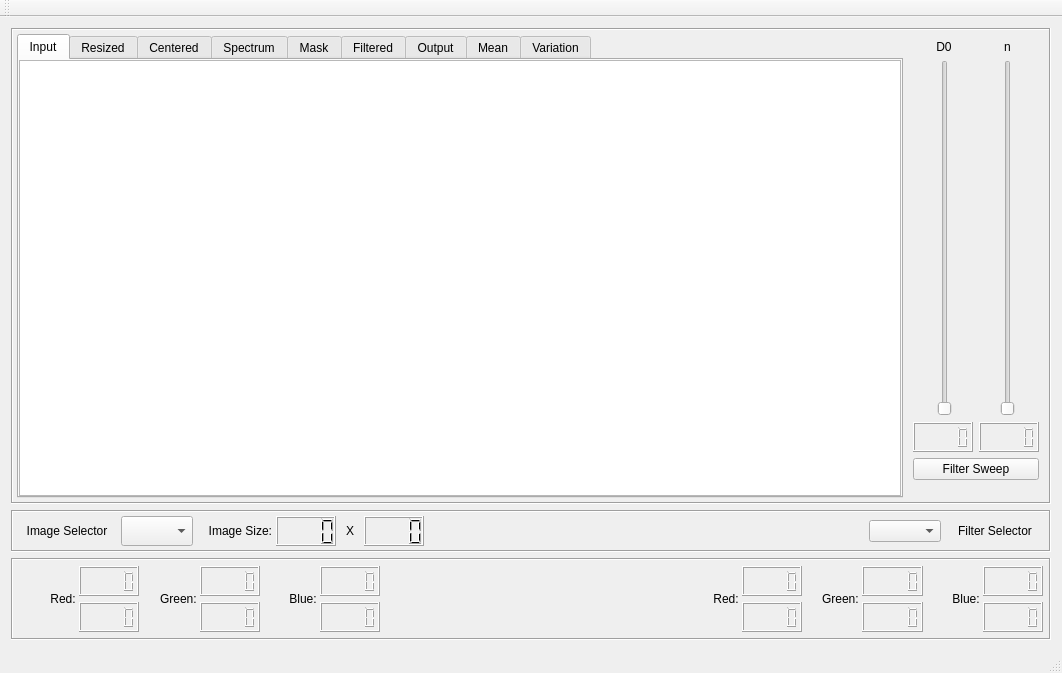
<?xml version="1.0" encoding="UTF-8"?>
<ui version="4.0">
 <class>MainWindow</class>
 <widget class="QMainWindow" name="MainWindow">
  <property name="geometry">
   <rect>
    <x>0</x>
    <y>0</y>
    <width>1062</width>
    <height>673</height>
   </rect>
  </property>
  <property name="windowTitle">
   <string>MainWindow</string>
  </property>
  <widget class="QWidget" name="centralWidget">
   <property name="sizePolicy">
    <sizepolicy hsizetype="Expanding" vsizetype="Expanding">
     <horstretch>0</horstretch>
     <verstretch>0</verstretch>
    </sizepolicy>
   </property>
   <layout class="QVBoxLayout" name="verticalLayout" stretch="1,0,0">
    <item>
     <widget class="QFrame" name="Images">
      <property name="sizePolicy">
       <sizepolicy hsizetype="Expanding" vsizetype="Expanding">
        <horstretch>0</horstretch>
        <verstretch>0</verstretch>
       </sizepolicy>
      </property>
      <property name="frameShape">
       <enum>QFrame::Box</enum>
      </property>
      <property name="frameShadow">
       <enum>QFrame::Sunken</enum>
      </property>
      <layout class="QHBoxLayout" name="horizontalLayout" stretch="0,0">
       <property name="spacing">
        <number>4</number>
       </property>
       <property name="leftMargin">
        <number>4</number>
       </property>
       <property name="topMargin">
        <number>4</number>
       </property>
       <property name="rightMargin">
        <number>4</number>
       </property>
       <property name="bottomMargin">
        <number>4</number>
       </property>
       <item>
        <widget class="QTabWidget" name="tabWidget">
         <property name="currentIndex">
          <number>0</number>
         </property>
         <widget class="QWidget" name="tabRawImage">
          <attribute name="title">
           <string>Input</string>
          </attribute>
          <layout class="QVBoxLayout" name="verticalLayout_7">
           <property name="spacing">
            <number>0</number>
           </property>
           <property name="leftMargin">
            <number>0</number>
           </property>
           <property name="topMargin">
            <number>0</number>
           </property>
           <property name="rightMargin">
            <number>0</number>
           </property>
           <property name="bottomMargin">
            <number>0</number>
           </property>
           <item>
            <widget class="QGraphicsView" name="graphicsViewRawImage">
             <property name="sizeAdjustPolicy">
              <enum>QAbstractScrollArea::AdjustToContents</enum>
             </property>
            </widget>
           </item>
          </layout>
         </widget>
         <widget class="QWidget" name="tabResizedImage">
          <attribute name="title">
           <string>Resized</string>
          </attribute>
          <layout class="QVBoxLayout" name="verticalLayout_11">
           <property name="spacing">
            <number>0</number>
           </property>
           <property name="leftMargin">
            <number>0</number>
           </property>
           <property name="topMargin">
            <number>0</number>
           </property>
           <property name="rightMargin">
            <number>0</number>
           </property>
           <property name="bottomMargin">
            <number>0</number>
           </property>
           <item>
            <widget class="QGraphicsView" name="graphicsViewResizedImage"/>
           </item>
          </layout>
         </widget>
         <widget class="QWidget" name="tabCenteredImage">
          <attribute name="title">
           <string>Centered</string>
          </attribute>
          <layout class="QVBoxLayout" name="verticalLayout_2">
           <property name="spacing">
            <number>0</number>
           </property>
           <property name="leftMargin">
            <number>0</number>
           </property>
           <property name="topMargin">
            <number>0</number>
           </property>
           <property name="rightMargin">
            <number>0</number>
           </property>
           <property name="bottomMargin">
            <number>0</number>
           </property>
           <item>
            <widget class="QGraphicsView" name="graphicsViewCenteredImage"/>
           </item>
          </layout>
         </widget>
         <widget class="QWidget" name="tabSpectrum">
          <attribute name="title">
           <string>Spectrum</string>
          </attribute>
          <layout class="QVBoxLayout" name="verticalLayout_3">
           <property name="spacing">
            <number>0</number>
           </property>
           <property name="leftMargin">
            <number>16</number>
           </property>
           <property name="topMargin">
            <number>0</number>
           </property>
           <property name="rightMargin">
            <number>0</number>
           </property>
           <property name="bottomMargin">
            <number>0</number>
           </property>
           <item>
            <widget class="QTabWidget" name="tabWidget_2">
             <property name="tabPosition">
              <enum>QTabWidget::East</enum>
             </property>
             <property name="currentIndex">
              <number>0</number>
             </property>
             <widget class="QWidget" name="tabRedSpectrum">
              <attribute name="title">
               <string>Red</string>
              </attribute>
              <layout class="QVBoxLayout" name="verticalLayout_12">
               <property name="spacing">
                <number>0</number>
               </property>
               <property name="leftMargin">
                <number>0</number>
               </property>
               <property name="topMargin">
                <number>0</number>
               </property>
               <property name="rightMargin">
                <number>0</number>
               </property>
               <property name="bottomMargin">
                <number>0</number>
               </property>
               <item>
                <widget class="QGraphicsView" name="graphicsViewSpectrumRed"/>
               </item>
              </layout>
             </widget>
             <widget class="QWidget" name="tabGreenSpectrum">
              <attribute name="title">
               <string>Green</string>
              </attribute>
              <layout class="QVBoxLayout" name="verticalLayout_13">
               <property name="spacing">
                <number>0</number>
               </property>
               <property name="leftMargin">
                <number>0</number>
               </property>
               <property name="topMargin">
                <number>0</number>
               </property>
               <property name="rightMargin">
                <number>0</number>
               </property>
               <property name="bottomMargin">
                <number>0</number>
               </property>
               <item>
                <widget class="QGraphicsView" name="graphicsViewSpectrumGreen"/>
               </item>
              </layout>
             </widget>
             <widget class="QWidget" name="tabBlueSpectrum">
              <attribute name="title">
               <string>Blue</string>
              </attribute>
              <layout class="QVBoxLayout" name="verticalLayout_14">
               <property name="spacing">
                <number>0</number>
               </property>
               <property name="leftMargin">
                <number>0</number>
               </property>
               <property name="topMargin">
                <number>0</number>
               </property>
               <property name="rightMargin">
                <number>0</number>
               </property>
               <property name="bottomMargin">
                <number>0</number>
               </property>
               <item>
                <widget class="QGraphicsView" name="graphicsViewSpectrumBlue"/>
               </item>
              </layout>
             </widget>
            </widget>
           </item>
          </layout>
         </widget>
         <widget class="QWidget" name="tabFilterMask">
          <attribute name="title">
           <string>Mask</string>
          </attribute>
          <layout class="QVBoxLayout" name="verticalLayout_9">
           <property name="spacing">
            <number>0</number>
           </property>
           <property name="leftMargin">
            <number>16</number>
           </property>
           <property name="topMargin">
            <number>0</number>
           </property>
           <property name="rightMargin">
            <number>0</number>
           </property>
           <property name="bottomMargin">
            <number>0</number>
           </property>
           <item>
            <widget class="QTabWidget" name="tabWidget_4">
             <property name="tabPosition">
              <enum>QTabWidget::East</enum>
             </property>
             <property name="currentIndex">
              <number>0</number>
             </property>
             <widget class="QWidget" name="tab">
              <attribute name="title">
               <string>Grayscale</string>
              </attribute>
              <layout class="QVBoxLayout" name="verticalLayout_4">
               <property name="spacing">
                <number>0</number>
               </property>
               <property name="leftMargin">
                <number>0</number>
               </property>
               <property name="topMargin">
                <number>0</number>
               </property>
               <property name="rightMargin">
                <number>0</number>
               </property>
               <property name="bottomMargin">
                <number>0</number>
               </property>
               <item>
                <widget class="QGraphicsView" name="graphicsViewFilterMask"/>
               </item>
              </layout>
             </widget>
            </widget>
           </item>
          </layout>
         </widget>
         <widget class="QWidget" name="tabFilterSpectrum">
          <attribute name="title">
           <string>Filtered</string>
          </attribute>
          <layout class="QVBoxLayout" name="verticalLayout_8">
           <property name="spacing">
            <number>0</number>
           </property>
           <property name="leftMargin">
            <number>16</number>
           </property>
           <property name="topMargin">
            <number>0</number>
           </property>
           <property name="rightMargin">
            <number>0</number>
           </property>
           <property name="bottomMargin">
            <number>0</number>
           </property>
           <item>
            <widget class="QTabWidget" name="tabWidget_3">
             <property name="tabPosition">
              <enum>QTabWidget::East</enum>
             </property>
             <property name="currentIndex">
              <number>0</number>
             </property>
             <widget class="QWidget" name="tabRedFilter">
              <attribute name="title">
               <string>Red</string>
              </attribute>
              <layout class="QVBoxLayout" name="verticalLayout_15">
               <property name="spacing">
                <number>0</number>
               </property>
               <property name="leftMargin">
                <number>0</number>
               </property>
               <property name="topMargin">
                <number>0</number>
               </property>
               <property name="rightMargin">
                <number>0</number>
               </property>
               <property name="bottomMargin">
                <number>0</number>
               </property>
               <item>
                <widget class="QGraphicsView" name="graphicsViewFilterRed"/>
               </item>
              </layout>
             </widget>
             <widget class="QWidget" name="tabGreenFilter">
              <attribute name="title">
               <string>Green</string>
              </attribute>
              <layout class="QVBoxLayout" name="verticalLayout_16">
               <property name="spacing">
                <number>0</number>
               </property>
               <property name="leftMargin">
                <number>0</number>
               </property>
               <property name="topMargin">
                <number>0</number>
               </property>
               <property name="rightMargin">
                <number>0</number>
               </property>
               <property name="bottomMargin">
                <number>0</number>
               </property>
               <item>
                <widget class="QGraphicsView" name="graphicsViewFilterGreen"/>
               </item>
              </layout>
             </widget>
             <widget class="QWidget" name="tabBlueFilter">
              <attribute name="title">
               <string>Blue</string>
              </attribute>
              <layout class="QVBoxLayout" name="verticalLayout_17">
               <property name="spacing">
                <number>0</number>
               </property>
               <property name="leftMargin">
                <number>0</number>
               </property>
               <property name="topMargin">
                <number>0</number>
               </property>
               <property name="rightMargin">
                <number>0</number>
               </property>
               <property name="bottomMargin">
                <number>0</number>
               </property>
               <item>
                <widget class="QGraphicsView" name="graphicsViewFilterBlue"/>
               </item>
              </layout>
             </widget>
            </widget>
           </item>
          </layout>
         </widget>
         <widget class="QWidget" name="tabRecoveredImage">
          <attribute name="title">
           <string>Output</string>
          </attribute>
          <layout class="QVBoxLayout" name="verticalLayout_5">
           <property name="spacing">
            <number>0</number>
           </property>
           <property name="leftMargin">
            <number>0</number>
           </property>
           <property name="topMargin">
            <number>0</number>
           </property>
           <property name="rightMargin">
            <number>0</number>
           </property>
           <property name="bottomMargin">
            <number>0</number>
           </property>
           <item>
            <widget class="QGraphicsView" name="graphicsViewRecoveredImage"/>
           </item>
          </layout>
         </widget>
         <widget class="QWidget" name="tabColorMean">
          <attribute name="title">
           <string>Mean</string>
          </attribute>
          <layout class="QVBoxLayout" name="verticalLayout_24">
           <property name="spacing">
            <number>0</number>
           </property>
           <property name="leftMargin">
            <number>0</number>
           </property>
           <property name="topMargin">
            <number>0</number>
           </property>
           <property name="rightMargin">
            <number>0</number>
           </property>
           <property name="bottomMargin">
            <number>0</number>
           </property>
           <item>
            <widget class="QCustomPlot" name="customPlotMean" native="true"/>
           </item>
          </layout>
         </widget>
         <widget class="QWidget" name="tabColorVariation">
          <attribute name="title">
           <string>Variation</string>
          </attribute>
          <layout class="QVBoxLayout" name="verticalLayout_25">
           <property name="spacing">
            <number>0</number>
           </property>
           <property name="leftMargin">
            <number>0</number>
           </property>
           <property name="topMargin">
            <number>0</number>
           </property>
           <property name="rightMargin">
            <number>0</number>
           </property>
           <property name="bottomMargin">
            <number>0</number>
           </property>
           <item>
            <widget class="QCustomPlot" name="customPlotVariance" native="true"/>
           </item>
          </layout>
         </widget>
        </widget>
       </item>
       <item>
        <widget class="QFrame" name="Sliders">
         <property name="frameShape">
          <enum>QFrame::NoFrame</enum>
         </property>
         <property name="frameShadow">
          <enum>QFrame::Sunken</enum>
         </property>
         <layout class="QVBoxLayout" name="verticalLayout_10" stretch="0,0,0,0,0,0">
          <property name="leftMargin">
           <number>6</number>
          </property>
          <property name="topMargin">
           <number>6</number>
          </property>
          <property name="rightMargin">
           <number>6</number>
          </property>
          <property name="bottomMargin">
           <number>6</number>
          </property>
          <item>
           <layout class="QHBoxLayout" name="horizontalLayout_5">
            <property name="spacing">
             <number>0</number>
            </property>
            <item alignment="Qt::AlignHCenter">
             <widget class="QLabel" name="label_17">
              <property name="sizePolicy">
               <sizepolicy hsizetype="Preferred" vsizetype="Fixed">
                <horstretch>0</horstretch>
                <verstretch>0</verstretch>
               </sizepolicy>
              </property>
              <property name="text">
               <string>D0</string>
              </property>
              <property name="alignment">
               <set>Qt::AlignCenter</set>
              </property>
             </widget>
            </item>
            <item alignment="Qt::AlignHCenter">
             <widget class="QLabel" name="label_15">
              <property name="sizePolicy">
               <sizepolicy hsizetype="Preferred" vsizetype="Fixed">
                <horstretch>0</horstretch>
                <verstretch>0</verstretch>
               </sizepolicy>
              </property>
              <property name="text">
               <string>n</string>
              </property>
              <property name="alignment">
               <set>Qt::AlignCenter</set>
              </property>
             </widget>
            </item>
           </layout>
          </item>
          <item>
           <layout class="QHBoxLayout" name="horizontalLayout_4">
            <property name="spacing">
             <number>0</number>
            </property>
            <item alignment="Qt::AlignHCenter">
             <widget class="QSlider" name="sliderA">
              <property name="orientation">
               <enum>Qt::Vertical</enum>
              </property>
              <property name="invertedAppearance">
               <bool>false</bool>
              </property>
              <property name="invertedControls">
               <bool>false</bool>
              </property>
             </widget>
            </item>
            <item alignment="Qt::AlignHCenter">
             <widget class="QSlider" name="sliderB">
              <property name="orientation">
               <enum>Qt::Vertical</enum>
              </property>
              <property name="invertedAppearance">
               <bool>false</bool>
              </property>
              <property name="invertedControls">
               <bool>false</bool>
              </property>
             </widget>
            </item>
           </layout>
          </item>
          <item>
           <layout class="QHBoxLayout" name="horizontalLayout_3">
            <item>
             <widget class="QLCDNumber" name="lcdA">
              <property name="sizePolicy">
               <sizepolicy hsizetype="Fixed" vsizetype="Fixed">
                <horstretch>0</horstretch>
                <verstretch>0</verstretch>
               </sizepolicy>
              </property>
              <property name="minimumSize">
               <size>
                <width>60</width>
                <height>30</height>
               </size>
              </property>
              <property name="font">
               <font>
                <pointsize>12</pointsize>
                <weight>75</weight>
                <bold>true</bold>
               </font>
              </property>
             </widget>
            </item>
            <item>
             <widget class="QLCDNumber" name="lcdB">
              <property name="sizePolicy">
               <sizepolicy hsizetype="Fixed" vsizetype="Fixed">
                <horstretch>0</horstretch>
                <verstretch>0</verstretch>
               </sizepolicy>
              </property>
              <property name="minimumSize">
               <size>
                <width>60</width>
                <height>30</height>
               </size>
              </property>
              <property name="font">
               <font>
                <pointsize>12</pointsize>
                <weight>75</weight>
                <bold>true</bold>
               </font>
              </property>
             </widget>
            </item>
           </layout>
          </item>
          <item>
           <widget class="QPushButton" name="pushButtonFilterSweep">
            <property name="text">
             <string>Filter Sweep</string>
            </property>
           </widget>
          </item>
          <item>
           <widget class="Line" name="line_2">
            <property name="orientation">
             <enum>Qt::Vertical</enum>
            </property>
           </widget>
          </item>
          <item>
           <widget class="Line" name="line">
            <property name="orientation">
             <enum>Qt::Vertical</enum>
            </property>
           </widget>
          </item>
         </layout>
        </widget>
       </item>
      </layout>
     </widget>
    </item>
    <item>
     <widget class="QFrame" name="Settings">
      <property name="sizePolicy">
       <sizepolicy hsizetype="Expanding" vsizetype="Expanding">
        <horstretch>0</horstretch>
        <verstretch>0</verstretch>
       </sizepolicy>
      </property>
      <property name="frameShape">
       <enum>QFrame::Box</enum>
      </property>
      <property name="frameShadow">
       <enum>QFrame::Sunken</enum>
      </property>
      <layout class="QHBoxLayout" name="horizontalLayout_2" stretch="0,0,0,0,0,0,1,0,0">
       <property name="spacing">
        <number>4</number>
       </property>
       <property name="leftMargin">
        <number>4</number>
       </property>
       <property name="topMargin">
        <number>4</number>
       </property>
       <property name="rightMargin">
        <number>4</number>
       </property>
       <property name="bottomMargin">
        <number>4</number>
       </property>
       <item>
        <widget class="QLabel" name="label">
         <property name="sizePolicy">
          <sizepolicy hsizetype="Fixed" vsizetype="Fixed">
           <horstretch>0</horstretch>
           <verstretch>0</verstretch>
          </sizepolicy>
         </property>
         <property name="minimumSize">
          <size>
           <width>100</width>
           <height>20</height>
          </size>
         </property>
         <property name="text">
          <string>Image Selector</string>
         </property>
         <property name="alignment">
          <set>Qt::AlignCenter</set>
         </property>
        </widget>
       </item>
       <item>
        <widget class="QComboBox" name="comboBoxImageSelector">
         <property name="sizePolicy">
          <sizepolicy hsizetype="Preferred" vsizetype="Preferred">
           <horstretch>0</horstretch>
           <verstretch>0</verstretch>
          </sizepolicy>
         </property>
         <property name="minimumSize">
          <size>
           <width>50</width>
           <height>0</height>
          </size>
         </property>
        </widget>
       </item>
       <item>
        <widget class="QLabel" name="label_4">
         <property name="minimumSize">
          <size>
           <width>75</width>
           <height>0</height>
          </size>
         </property>
         <property name="text">
          <string>Image Size:</string>
         </property>
         <property name="alignment">
          <set>Qt::AlignRight|Qt::AlignTrailing|Qt::AlignVCenter</set>
         </property>
        </widget>
       </item>
       <item>
        <widget class="QLCDNumber" name="lcdSize1">
         <property name="minimumSize">
          <size>
           <width>60</width>
           <height>30</height>
          </size>
         </property>
         <property name="font">
          <font>
           <weight>75</weight>
           <bold>true</bold>
          </font>
         </property>
         <property name="digitCount">
          <number>4</number>
         </property>
        </widget>
       </item>
       <item>
        <widget class="QLabel" name="label_3">
         <property name="minimumSize">
          <size>
           <width>20</width>
           <height>0</height>
          </size>
         </property>
         <property name="text">
          <string>X</string>
         </property>
         <property name="alignment">
          <set>Qt::AlignCenter</set>
         </property>
        </widget>
       </item>
       <item>
        <widget class="QLCDNumber" name="lcdSize2">
         <property name="minimumSize">
          <size>
           <width>60</width>
           <height>30</height>
          </size>
         </property>
         <property name="font">
          <font>
           <weight>75</weight>
           <bold>true</bold>
          </font>
         </property>
         <property name="digitCount">
          <number>4</number>
         </property>
        </widget>
       </item>
       <item>
        <spacer name="horizontalSpacer_3">
         <property name="orientation">
          <enum>Qt::Horizontal</enum>
         </property>
         <property name="sizeHint" stdset="0">
          <size>
           <width>40</width>
           <height>20</height>
          </size>
         </property>
        </spacer>
       </item>
       <item>
        <widget class="QComboBox" name="comboBoxFilterSelector"/>
       </item>
       <item>
        <widget class="QLabel" name="label_2">
         <property name="sizePolicy">
          <sizepolicy hsizetype="Fixed" vsizetype="Fixed">
           <horstretch>0</horstretch>
           <verstretch>0</verstretch>
          </sizepolicy>
         </property>
         <property name="minimumSize">
          <size>
           <width>100</width>
           <height>20</height>
          </size>
         </property>
         <property name="text">
          <string>Filter Selector</string>
         </property>
         <property name="alignment">
          <set>Qt::AlignCenter</set>
         </property>
        </widget>
       </item>
      </layout>
     </widget>
    </item>
    <item>
     <widget class="QFrame" name="frame">
      <property name="frameShape">
       <enum>QFrame::Box</enum>
      </property>
      <property name="frameShadow">
       <enum>QFrame::Sunken</enum>
      </property>
      <layout class="QHBoxLayout" name="horizontalLayout_6" stretch="1,1,1,1,1,1,5,1,1,1,1,1,1">
       <property name="spacing">
        <number>0</number>
       </property>
       <property name="leftMargin">
        <number>6</number>
       </property>
       <property name="topMargin">
        <number>6</number>
       </property>
       <property name="rightMargin">
        <number>6</number>
       </property>
       <property name="bottomMargin">
        <number>6</number>
       </property>
       <item>
        <widget class="QLabel" name="label_6">
         <property name="text">
          <string>Red: </string>
         </property>
         <property name="alignment">
          <set>Qt::AlignRight|Qt::AlignTrailing|Qt::AlignVCenter</set>
         </property>
        </widget>
       </item>
       <item>
        <layout class="QVBoxLayout" name="verticalLayout_19">
         <item>
          <widget class="QLCDNumber" name="lcdMean1Red">
           <property name="minimumSize">
            <size>
             <width>60</width>
             <height>30</height>
            </size>
           </property>
           <property name="font">
            <font>
             <pointsize>14</pointsize>
             <weight>75</weight>
             <bold>true</bold>
            </font>
           </property>
          </widget>
         </item>
         <item>
          <widget class="QLCDNumber" name="lcdVar1Red">
           <property name="minimumSize">
            <size>
             <width>60</width>
             <height>30</height>
            </size>
           </property>
           <property name="font">
            <font>
             <pointsize>14</pointsize>
             <weight>75</weight>
             <bold>true</bold>
            </font>
           </property>
          </widget>
         </item>
        </layout>
       </item>
       <item>
        <widget class="QLabel" name="label_10">
         <property name="text">
          <string>Green: </string>
         </property>
         <property name="alignment">
          <set>Qt::AlignRight|Qt::AlignTrailing|Qt::AlignVCenter</set>
         </property>
        </widget>
       </item>
       <item>
        <layout class="QVBoxLayout" name="verticalLayout_20">
         <item>
          <widget class="QLCDNumber" name="lcdMean1Green">
           <property name="minimumSize">
            <size>
             <width>60</width>
             <height>30</height>
            </size>
           </property>
           <property name="font">
            <font>
             <pointsize>14</pointsize>
             <weight>75</weight>
             <bold>true</bold>
            </font>
           </property>
          </widget>
         </item>
         <item>
          <widget class="QLCDNumber" name="lcdVar1Green">
           <property name="minimumSize">
            <size>
             <width>60</width>
             <height>30</height>
            </size>
           </property>
           <property name="font">
            <font>
             <pointsize>14</pointsize>
             <weight>75</weight>
             <bold>true</bold>
            </font>
           </property>
          </widget>
         </item>
        </layout>
       </item>
       <item>
        <widget class="QLabel" name="label_11">
         <property name="text">
          <string>Blue: </string>
         </property>
         <property name="alignment">
          <set>Qt::AlignRight|Qt::AlignTrailing|Qt::AlignVCenter</set>
         </property>
        </widget>
       </item>
       <item>
        <layout class="QVBoxLayout" name="verticalLayout_21">
         <item>
          <widget class="QLCDNumber" name="lcdMean1Blue">
           <property name="minimumSize">
            <size>
             <width>60</width>
             <height>30</height>
            </size>
           </property>
           <property name="font">
            <font>
             <pointsize>14</pointsize>
             <weight>75</weight>
             <bold>true</bold>
            </font>
           </property>
          </widget>
         </item>
         <item>
          <widget class="QLCDNumber" name="lcdVar1Blue">
           <property name="minimumSize">
            <size>
             <width>60</width>
             <height>30</height>
            </size>
           </property>
           <property name="font">
            <font>
             <pointsize>14</pointsize>
             <weight>75</weight>
             <bold>true</bold>
            </font>
           </property>
          </widget>
         </item>
        </layout>
       </item>
       <item>
        <spacer name="horizontalSpacer">
         <property name="orientation">
          <enum>Qt::Horizontal</enum>
         </property>
         <property name="sizeHint" stdset="0">
          <size>
           <width>40</width>
           <height>20</height>
          </size>
         </property>
        </spacer>
       </item>
       <item>
        <widget class="QLabel" name="label_9">
         <property name="text">
          <string>Red: </string>
         </property>
         <property name="alignment">
          <set>Qt::AlignRight|Qt::AlignTrailing|Qt::AlignVCenter</set>
         </property>
        </widget>
       </item>
       <item>
        <layout class="QVBoxLayout" name="verticalLayout_22">
         <item>
          <widget class="QLCDNumber" name="lcdMean2Red">
           <property name="minimumSize">
            <size>
             <width>60</width>
             <height>30</height>
            </size>
           </property>
           <property name="font">
            <font>
             <weight>75</weight>
             <bold>true</bold>
            </font>
           </property>
          </widget>
         </item>
         <item>
          <widget class="QLCDNumber" name="lcdVar2Red">
           <property name="minimumSize">
            <size>
             <width>60</width>
             <height>30</height>
            </size>
           </property>
           <property name="font">
            <font>
             <weight>75</weight>
             <bold>true</bold>
            </font>
           </property>
          </widget>
         </item>
        </layout>
       </item>
       <item>
        <widget class="QLabel" name="label_8">
         <property name="text">
          <string>Green: </string>
         </property>
         <property name="alignment">
          <set>Qt::AlignRight|Qt::AlignTrailing|Qt::AlignVCenter</set>
         </property>
        </widget>
       </item>
       <item>
        <layout class="QVBoxLayout" name="verticalLayout_23">
         <item>
          <widget class="QLCDNumber" name="lcdMean2Green">
           <property name="minimumSize">
            <size>
             <width>60</width>
             <height>30</height>
            </size>
           </property>
           <property name="font">
            <font>
             <weight>75</weight>
             <bold>true</bold>
            </font>
           </property>
          </widget>
         </item>
         <item>
          <widget class="QLCDNumber" name="lcdVar2Green">
           <property name="minimumSize">
            <size>
             <width>60</width>
             <height>30</height>
            </size>
           </property>
           <property name="font">
            <font>
             <weight>75</weight>
             <bold>true</bold>
            </font>
           </property>
          </widget>
         </item>
        </layout>
       </item>
       <item>
        <widget class="QLabel" name="label_7">
         <property name="text">
          <string>Blue: </string>
         </property>
         <property name="alignment">
          <set>Qt::AlignRight|Qt::AlignTrailing|Qt::AlignVCenter</set>
         </property>
        </widget>
       </item>
       <item>
        <layout class="QVBoxLayout" name="verticalLayout_18">
         <item>
          <widget class="QLCDNumber" name="lcdMean2Blue">
           <property name="minimumSize">
            <size>
             <width>60</width>
             <height>30</height>
            </size>
           </property>
           <property name="font">
            <font>
             <weight>75</weight>
             <bold>true</bold>
            </font>
           </property>
          </widget>
         </item>
         <item>
          <widget class="QLCDNumber" name="lcdVar2Blue">
           <property name="minimumSize">
            <size>
             <width>60</width>
             <height>30</height>
            </size>
           </property>
           <property name="font">
            <font>
             <weight>75</weight>
             <bold>true</bold>
            </font>
           </property>
          </widget>
         </item>
        </layout>
       </item>
      </layout>
     </widget>
    </item>
   </layout>
  </widget>
  <widget class="QMenuBar" name="menuBar">
   <property name="geometry">
    <rect>
     <x>0</x>
     <y>0</y>
     <width>1062</width>
     <height>20</height>
    </rect>
   </property>
  </widget>
  <widget class="QToolBar" name="mainToolBar">
   <attribute name="toolBarArea">
    <enum>TopToolBarArea</enum>
   </attribute>
   <attribute name="toolBarBreak">
    <bool>false</bool>
   </attribute>
  </widget>
  <widget class="QStatusBar" name="statusBar"/>
 </widget>
 <layoutdefault spacing="6" margin="11"/>
 <customwidgets>
  <customwidget>
   <class>QCustomPlot</class>
   <extends>QWidget</extends>
   <header>qcustomplot.h</header>
   <container>1</container>
  </customwidget>
 </customwidgets>
 <resources/>
 <connections/>
</ui>
